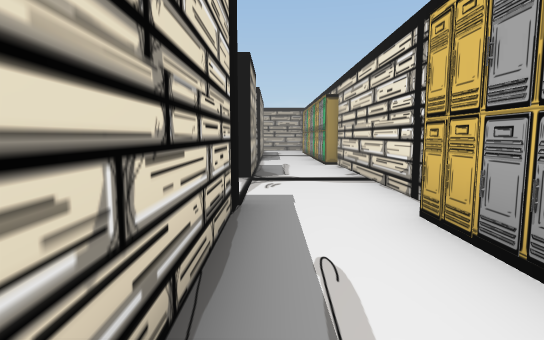
view 1 (above)

21 first-person views from a walk through a scene from a Unity 3-D project. The camera is 1.3 m above the floor, tilts 6° down and sees 80° across. The floor is counted in squares, 1.76 m on a side. Each view is taken from the middle of a square. On the plan, view 1 faces up. The plan holds only what a view shows up to about 11 squares ahead; the rest is blank. The place goes on beyond the plan. The player is left out.

view 2
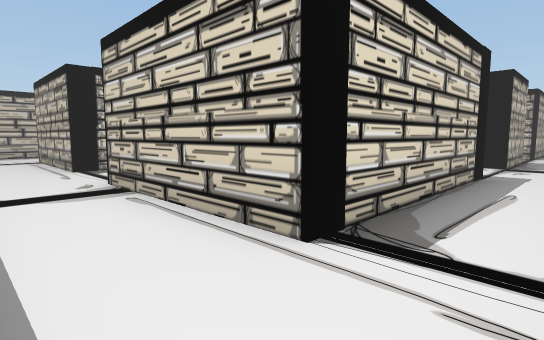

view 3
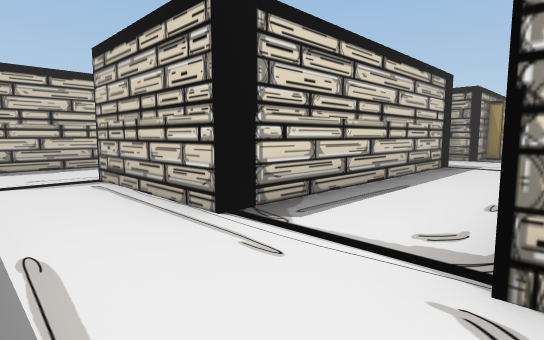

view 4
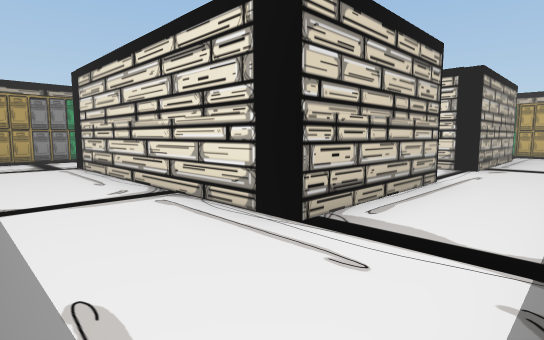

view 5
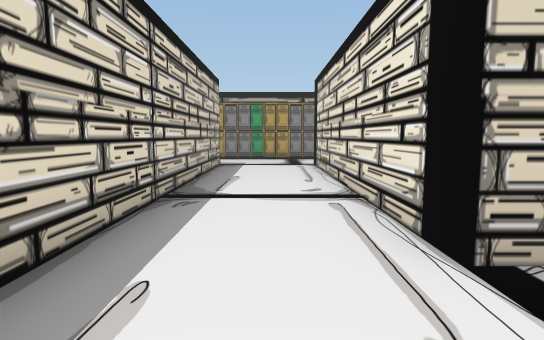

view 6
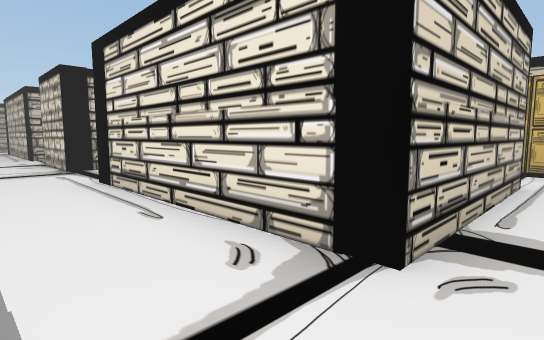

view 7
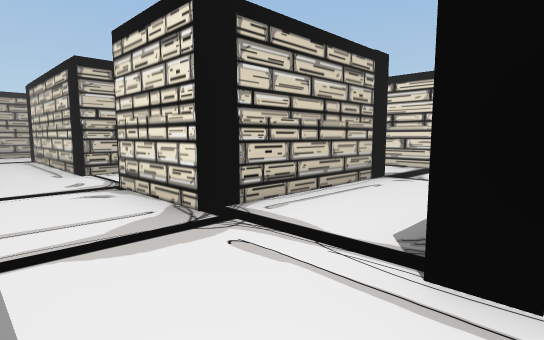

view 8
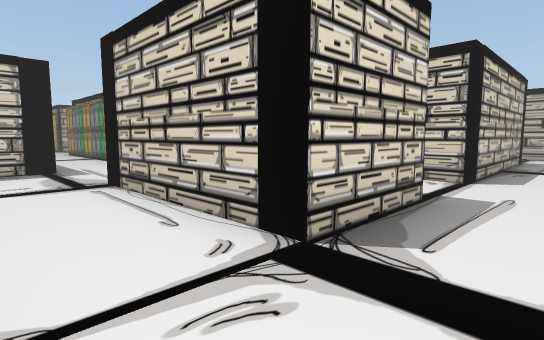

view 9
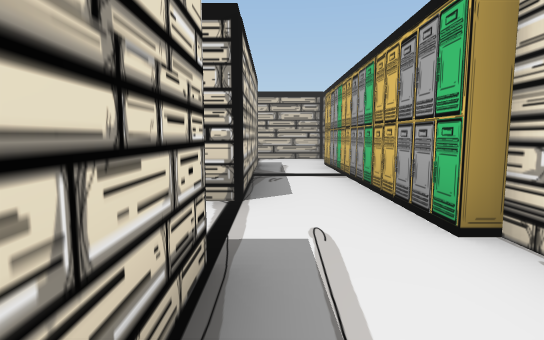

view 10
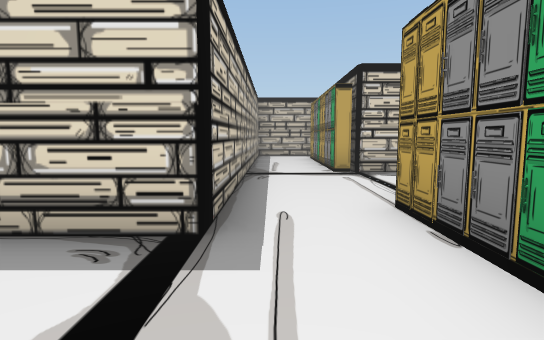

view 11
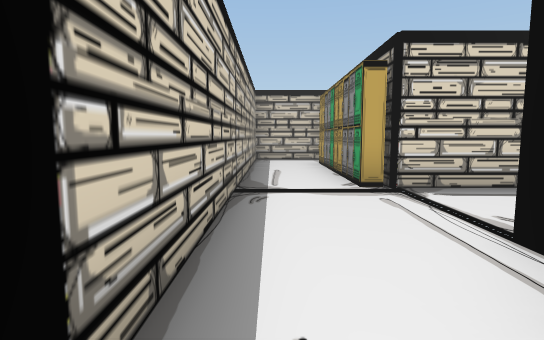

view 12
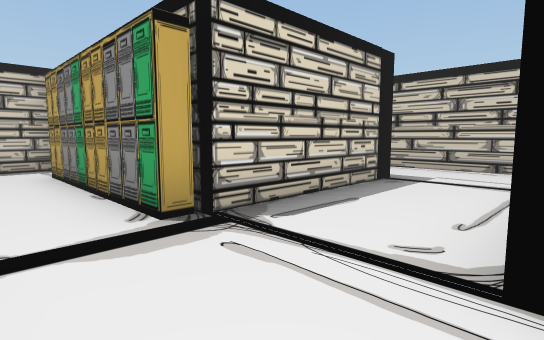

view 13
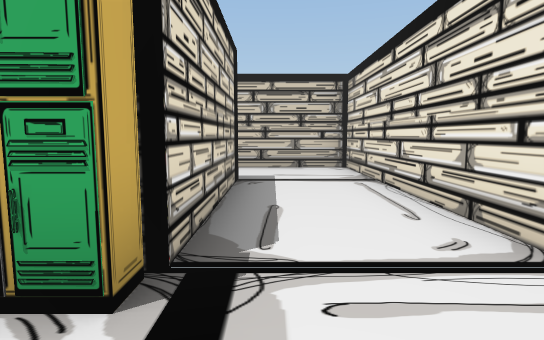

view 14
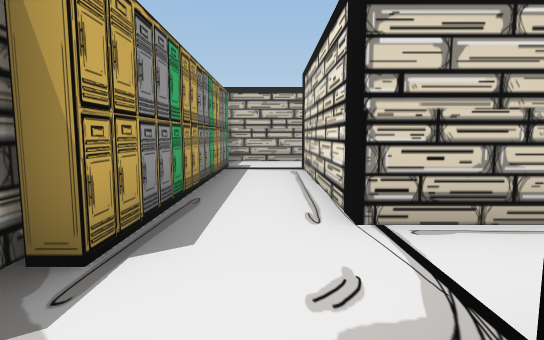

view 15
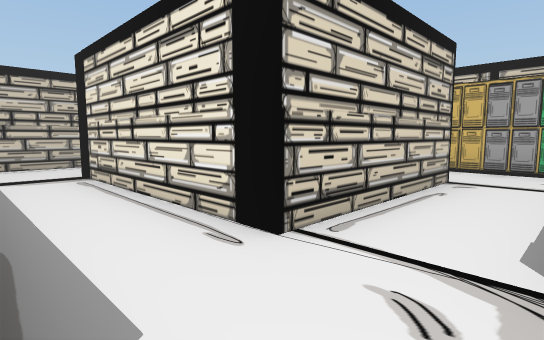

view 16
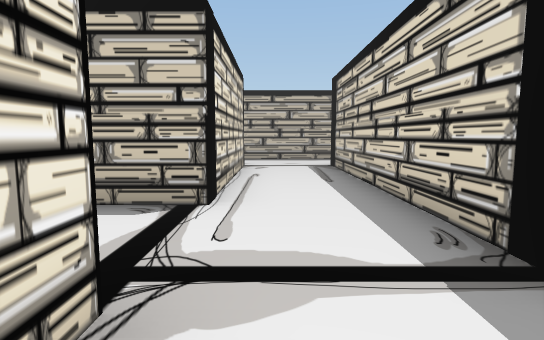

view 17
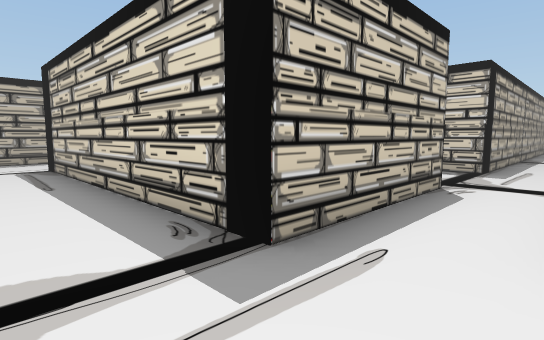

view 18
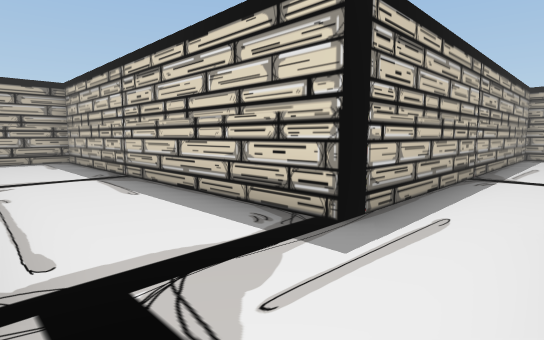

view 19
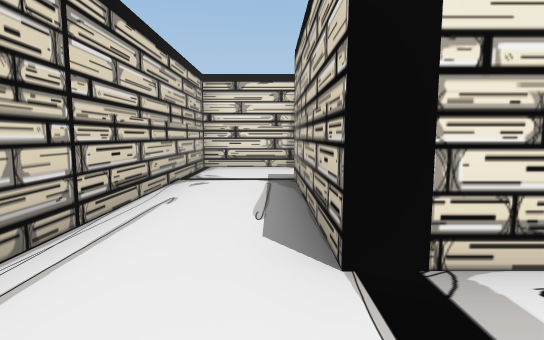

view 20
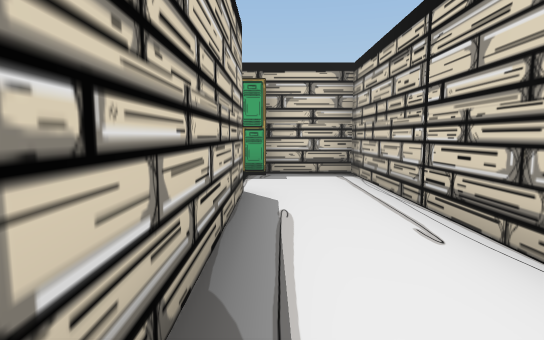

view 21
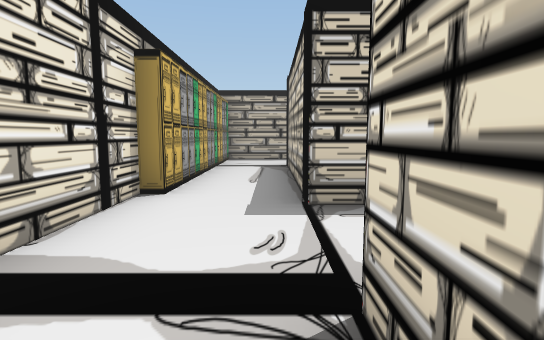

### Floor plan
Points are (right, up) in squares from view 1. A wall is a line through its corners. A room is listed if a view was taken in it or the views show most of it. See-through windows are left out.
Room 1 (views 1, 2, 3, 4, 5, 6, 7, 8, 9, 10, 11, 14, 15, 16, 17, 18, 19, 20, 21)
walls: (-6.5, 5.5) (-6.5, -1.3) (-9.9, -1.3) (-9.9, 5.5) (-6.5, 5.5); (-1, 3.6) (-0.4, 3.6) (-0.4, -1.3) (-4.3, -1.3) (-4.3, 3.6) (-3, 3.6); (-4.3, 9.6) (-4.3, 14.6) (-0.4, 14.6) (-0.4, 9.6) (-4.3, 9.6); (-0.4, 7.9) (-0.4, 5.7) (-4.3, 5.7) (-4.3, 7.9); (-6.5, 9.4) (-6.5, 7.7) (-7.2, 7.7); (-9, 7.3) (-12.4, 7.3); (-12.4, 5.5) (-12.4, -3.3) (-10.9, -3.3); (-6.9, -3.3) (-4.1, -3.3); (-0.5, -3.3) (1.4, -3.3) (1.4, 2.9) (1.7, 2.9) (1.7, 8.3) (1.4, 8.3) (1.4, 14.4); (-6.1, 15) (-6.1, 8.8) (-6.5, 8.8); (1.7, 14.4) (1.7, 16.9); (1.8, 16.6) (-6.5, 16.6) (-6.5, 14.9)
ways out: opening at (-13.5, 6.5) to room 2
Room 2 (views 12, 13)
walls: (-16.5, 7.7) (-17.1, 7.7); (-14.2, 8) (-14.2, 13.6) (-16.4, 13.6); (-16.6, 11.6) (-16.6, 7.3) (-20.9, 7.3); (-12.4, 7.3) (-13.4, 7.3); (-22.4, 7.6) (-22.4, 5.5) (-12.4, 5.5)
ways out: opening at (-13.5, 6.5) to room 1; opening at (-17.5, 12.5)

Where each view was taken, in squares from view 1:
view 1: 0 up, 0 right, facing up
view 2: 3 down, 1 right, facing up-left
view 3: 3 down, 4 left, facing up-left
view 4: 3 down, 12 left, facing up-right
view 5: 3 down, 11 left, facing up
view 6: 2 down, 6 left, facing up-right
view 7: 3 up, 6 left, facing up-right
view 8: 4 up, 1 right, facing up-left
view 9: 6 up, 0 right, facing up
view 10: 6 up, 10 left, facing left
view 11: 6 up, 12 left, facing left
view 12: 6 up, 14 left, facing up-left
view 13: 6 up, 16 left, facing up
view 14: 7 up, 5 left, facing up
view 15: 8 up, 6 left, facing up-right
view 16: 7 up, 5 left, facing down
view 17: 7 up, 5 left, facing down-left
view 18: 7 up, 10 left, facing down-left
view 19: 15 up, 6 left, facing right
view 20: 15 up, 0 right, facing left
view 21: 7 up, 0 right, facing down
